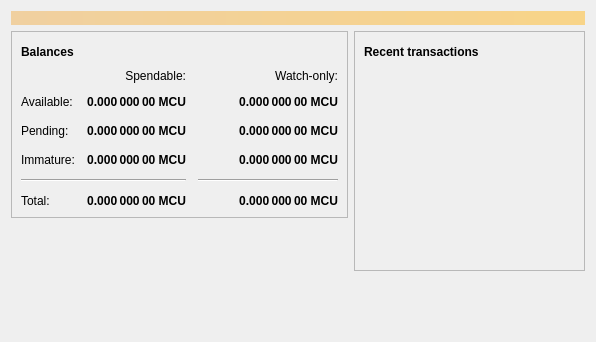
<?xml version="1.0" encoding="UTF-8"?>
<ui version="4.0">
 <class>OverviewPage</class>
 <widget class="QWidget" name="OverviewPage">
  <property name="geometry">
   <rect>
    <x>0</x>
    <y>0</y>
    <width>596</width>
    <height>342</height>
   </rect>
  </property>
  <property name="windowTitle">
   <string>Form</string>
  </property>
  <layout class="QVBoxLayout" name="topLayout">
   <item>
    <widget class="QLabel" name="labelAlerts">
     <property name="visible">
      <bool>false</bool>
     </property>
     <property name="styleSheet">
      <string notr="true">QLabel { background-color: qlineargradient(x1: 0, y1: 0, x2: 1, y2: 0, stop:0 #F0D0A0, stop:1 #F8D488); color:#000000; }</string>
     </property>
     <property name="wordWrap">
      <bool>true</bool>
     </property>
     <property name="margin">
      <number>3</number>
     </property>
     <property name="textInteractionFlags">
      <set>Qt::TextSelectableByMouse</set>
     </property>
    </widget>
   </item>
   <item>
    <layout class="QHBoxLayout" name="horizontalLayout" stretch="1,1">
     <item>
      <layout class="QVBoxLayout" name="verticalLayout_2">
       <item>
        <widget class="QFrame" name="frame">
         <property name="frameShape">
          <enum>QFrame::StyledPanel</enum>
         </property>
         <property name="frameShadow">
          <enum>QFrame::Raised</enum>
         </property>
         <layout class="QVBoxLayout" name="verticalLayout_4">
          <item>
           <layout class="QHBoxLayout" name="horizontalLayout_4">
            <item>
             <widget class="QLabel" name="label_5">
              <property name="font">
               <font>
                <weight>75</weight>
                <bold>true</bold>
               </font>
              </property>
              <property name="text">
               <string>Balances</string>
              </property>
             </widget>
            </item>
            <item>
             <widget class="QPushButton" name="labelWalletStatus">
              <property name="enabled">
               <bool>true</bool>
              </property>
              <property name="maximumSize">
               <size>
                <width>30</width>
                <height>16777215</height>
               </size>
              </property>
              <property name="toolTip">
               <string>The displayed information may be out of date. Your wallet automatically synchronizes with the Muscleupcoin network after a connection is established, but this process has not completed yet.</string>
              </property>
              <property name="text">
               <string/>
              </property>
              <property name="icon">
               <iconset resource="../bitcoin.qrc">
                <normaloff>:/icons/warning</normaloff>
                <disabledoff>:/icons/warning</disabledoff>:/icons/warning</iconset>
              </property>
              <property name="iconSize">
               <size>
                <width>24</width>
                <height>24</height>
               </size>
              </property>
              <property name="flat">
               <bool>true</bool>
              </property>
             </widget>
            </item>
            <item>
             <spacer name="horizontalSpacer_3">
              <property name="orientation">
               <enum>Qt::Horizontal</enum>
              </property>
              <property name="sizeHint" stdset="0">
               <size>
                <width>40</width>
                <height>20</height>
               </size>
              </property>
             </spacer>
            </item>
           </layout>
          </item>
          <item>
           <layout class="QGridLayout" name="gridLayout">
            <property name="spacing">
             <number>12</number>
            </property>
            <item row="2" column="2">
             <widget class="QLabel" name="labelWatchPending">
              <property name="font">
               <font>
                <weight>75</weight>
                <bold>true</bold>
               </font>
              </property>
              <property name="cursor">
               <cursorShape>IBeamCursor</cursorShape>
              </property>
              <property name="toolTip">
               <string>Unconfirmed transactions to watch-only addresses</string>
              </property>
              <property name="text">
               <string notr="true">0.000 000 00 MCU</string>
              </property>
              <property name="alignment">
               <set>Qt::AlignRight|Qt::AlignTrailing|Qt::AlignVCenter</set>
              </property>
              <property name="textInteractionFlags">
               <set>Qt::LinksAccessibleByMouse|Qt::TextSelectableByKeyboard|Qt::TextSelectableByMouse</set>
              </property>
             </widget>
            </item>
            <item row="2" column="1">
             <widget class="QLabel" name="labelUnconfirmed">
              <property name="font">
               <font>
                <weight>75</weight>
                <bold>true</bold>
               </font>
              </property>
              <property name="cursor">
               <cursorShape>IBeamCursor</cursorShape>
              </property>
              <property name="toolTip">
               <string>Total of transactions that have yet to be confirmed, and do not yet count toward the spendable balance</string>
              </property>
              <property name="text">
               <string notr="true">0.000 000 00 MCU</string>
              </property>
              <property name="alignment">
               <set>Qt::AlignRight|Qt::AlignTrailing|Qt::AlignVCenter</set>
              </property>
              <property name="textInteractionFlags">
               <set>Qt::LinksAccessibleByMouse|Qt::TextSelectableByKeyboard|Qt::TextSelectableByMouse</set>
              </property>
             </widget>
            </item>
            <item row="3" column="2">
             <widget class="QLabel" name="labelWatchImmature">
              <property name="font">
               <font>
                <weight>75</weight>
                <bold>true</bold>
               </font>
              </property>
              <property name="cursor">
               <cursorShape>IBeamCursor</cursorShape>
              </property>
              <property name="toolTip">
               <string>Mined balance in watch-only addresses that has not yet matured</string>
              </property>
              <property name="text">
               <string notr="true">0.000 000 00 MCU</string>
              </property>
              <property name="alignment">
               <set>Qt::AlignRight|Qt::AlignTrailing|Qt::AlignVCenter</set>
              </property>
              <property name="textInteractionFlags">
               <set>Qt::LinksAccessibleByMouse|Qt::TextSelectableByKeyboard|Qt::TextSelectableByMouse</set>
              </property>
             </widget>
            </item>
            <item row="4" column="0" colspan="2">
             <widget class="Line" name="line">
              <property name="orientation">
               <enum>Qt::Horizontal</enum>
              </property>
             </widget>
            </item>
            <item row="4" column="2">
             <widget class="Line" name="lineWatchBalance">
              <property name="sizePolicy">
               <sizepolicy hsizetype="Preferred" vsizetype="Fixed">
                <horstretch>0</horstretch>
                <verstretch>0</verstretch>
               </sizepolicy>
              </property>
              <property name="minimumSize">
               <size>
                <width>140</width>
                <height>0</height>
               </size>
              </property>
              <property name="orientation">
               <enum>Qt::Horizontal</enum>
              </property>
             </widget>
            </item>
            <item row="5" column="0">
             <widget class="QLabel" name="labelTotalText">
              <property name="text">
               <string>Total:</string>
              </property>
             </widget>
            </item>
            <item row="3" column="1">
             <widget class="QLabel" name="labelImmature">
              <property name="font">
               <font>
                <weight>75</weight>
                <bold>true</bold>
               </font>
              </property>
              <property name="cursor">
               <cursorShape>IBeamCursor</cursorShape>
              </property>
              <property name="toolTip">
               <string>Mined balance that has not yet matured</string>
              </property>
              <property name="text">
               <string notr="true">0.000 000 00 MCU</string>
              </property>
              <property name="alignment">
               <set>Qt::AlignRight|Qt::AlignTrailing|Qt::AlignVCenter</set>
              </property>
              <property name="textInteractionFlags">
               <set>Qt::LinksAccessibleByMouse|Qt::TextSelectableByKeyboard|Qt::TextSelectableByMouse</set>
              </property>
             </widget>
            </item>
            <item row="2" column="3">
             <spacer name="horizontalSpacer_2">
              <property name="orientation">
               <enum>Qt::Horizontal</enum>
              </property>
              <property name="sizeHint" stdset="0">
               <size>
                <width>40</width>
                <height>20</height>
               </size>
              </property>
             </spacer>
            </item>
            <item row="3" column="0">
             <widget class="QLabel" name="labelImmatureText">
              <property name="text">
               <string>Immature:</string>
              </property>
             </widget>
            </item>
            <item row="5" column="1">
             <widget class="QLabel" name="labelTotal">
              <property name="font">
               <font>
                <weight>75</weight>
                <bold>true</bold>
               </font>
              </property>
              <property name="cursor">
               <cursorShape>IBeamCursor</cursorShape>
              </property>
              <property name="toolTip">
               <string>Your current total balance</string>
              </property>
              <property name="text">
               <string notr="true">0.000 000 00 MCU</string>
              </property>
              <property name="alignment">
               <set>Qt::AlignRight|Qt::AlignTrailing|Qt::AlignVCenter</set>
              </property>
              <property name="textInteractionFlags">
               <set>Qt::LinksAccessibleByMouse|Qt::TextSelectableByKeyboard|Qt::TextSelectableByMouse</set>
              </property>
             </widget>
            </item>
            <item row="5" column="2">
             <widget class="QLabel" name="labelWatchTotal">
              <property name="font">
               <font>
                <weight>75</weight>
                <bold>true</bold>
               </font>
              </property>
              <property name="cursor">
               <cursorShape>IBeamCursor</cursorShape>
              </property>
              <property name="toolTip">
               <string>Current total balance in watch-only addresses</string>
              </property>
              <property name="text">
               <string notr="true">0.000 000 00 MCU</string>
              </property>
              <property name="alignment">
               <set>Qt::AlignRight|Qt::AlignTrailing|Qt::AlignVCenter</set>
              </property>
              <property name="textInteractionFlags">
               <set>Qt::LinksAccessibleByMouse|Qt::TextSelectableByKeyboard|Qt::TextSelectableByMouse</set>
              </property>
             </widget>
            </item>
            <item row="0" column="2">
             <widget class="QLabel" name="labelWatchonly">
              <property name="text">
               <string>Watch-only:</string>
              </property>
              <property name="alignment">
               <set>Qt::AlignRight|Qt::AlignTrailing|Qt::AlignVCenter</set>
              </property>
             </widget>
            </item>
            <item row="1" column="0">
             <widget class="QLabel" name="labelBalanceText">
              <property name="text">
               <string>Available:</string>
              </property>
             </widget>
            </item>
            <item row="1" column="1">
             <widget class="QLabel" name="labelBalance">
              <property name="font">
               <font>
                <weight>75</weight>
                <bold>true</bold>
               </font>
              </property>
              <property name="cursor">
               <cursorShape>IBeamCursor</cursorShape>
              </property>
              <property name="toolTip">
               <string>Your current spendable balance</string>
              </property>
              <property name="text">
               <string notr="true">0.000 000 00 MCU</string>
              </property>
              <property name="alignment">
               <set>Qt::AlignRight|Qt::AlignTrailing|Qt::AlignVCenter</set>
              </property>
              <property name="textInteractionFlags">
               <set>Qt::LinksAccessibleByMouse|Qt::TextSelectableByKeyboard|Qt::TextSelectableByMouse</set>
              </property>
             </widget>
            </item>
            <item row="1" column="2">
             <widget class="QLabel" name="labelWatchAvailable">
              <property name="font">
               <font>
                <weight>75</weight>
                <bold>true</bold>
               </font>
              </property>
              <property name="cursor">
               <cursorShape>IBeamCursor</cursorShape>
              </property>
              <property name="toolTip">
               <string>Your current balance in watch-only addresses</string>
              </property>
              <property name="text">
               <string notr="true">0.000 000 00 MCU</string>
              </property>
              <property name="alignment">
               <set>Qt::AlignRight|Qt::AlignTrailing|Qt::AlignVCenter</set>
              </property>
              <property name="textInteractionFlags">
               <set>Qt::LinksAccessibleByMouse|Qt::TextSelectableByKeyboard|Qt::TextSelectableByMouse</set>
              </property>
             </widget>
            </item>
            <item row="2" column="0">
             <widget class="QLabel" name="labelPendingText">
              <property name="text">
               <string>Pending:</string>
              </property>
             </widget>
            </item>
            <item row="0" column="1">
             <widget class="QLabel" name="labelSpendable">
              <property name="text">
               <string>Spendable:</string>
              </property>
              <property name="alignment">
               <set>Qt::AlignRight|Qt::AlignTrailing|Qt::AlignVCenter</set>
              </property>
             </widget>
            </item>
           </layout>
          </item>
         </layout>
        </widget>
       </item>
       <item>
        <spacer name="verticalSpacer">
         <property name="orientation">
          <enum>Qt::Vertical</enum>
         </property>
         <property name="sizeHint" stdset="0">
          <size>
           <width>20</width>
           <height>40</height>
          </size>
         </property>
        </spacer>
       </item>
      </layout>
     </item>
     <item>
      <layout class="QVBoxLayout" name="verticalLayout_3">
       <item>
        <widget class="QFrame" name="frame_2">
         <property name="frameShape">
          <enum>QFrame::StyledPanel</enum>
         </property>
         <property name="frameShadow">
          <enum>QFrame::Raised</enum>
         </property>
         <layout class="QVBoxLayout" name="verticalLayout">
          <item>
           <layout class="QHBoxLayout" name="horizontalLayout_2">
            <item>
             <widget class="QLabel" name="label_4">
              <property name="font">
               <font>
                <weight>75</weight>
                <bold>true</bold>
               </font>
              </property>
              <property name="text">
               <string>Recent transactions</string>
              </property>
             </widget>
            </item>
            <item>
             <widget class="QPushButton" name="labelTransactionsStatus">
              <property name="enabled">
               <bool>true</bool>
              </property>
              <property name="maximumSize">
               <size>
                <width>30</width>
                <height>16777215</height>
               </size>
              </property>
              <property name="toolTip">
               <string>The displayed information may be out of date. Your wallet automatically synchronizes with the Muscleupcoin network after a connection is established, but this process has not completed yet.</string>
              </property>
              <property name="text">
               <string/>
              </property>
              <property name="icon">
               <iconset resource="../bitcoin.qrc">
                <normaloff>:/icons/warning</normaloff>
                <disabledoff>:/icons/warning</disabledoff>:/icons/warning</iconset>
              </property>
              <property name="iconSize">
               <size>
                <width>24</width>
                <height>24</height>
               </size>
              </property>
              <property name="flat">
               <bool>true</bool>
              </property>
             </widget>
            </item>
            <item>
             <spacer name="horizontalSpacer">
              <property name="orientation">
               <enum>Qt::Horizontal</enum>
              </property>
              <property name="sizeHint" stdset="0">
               <size>
                <width>40</width>
                <height>20</height>
               </size>
              </property>
             </spacer>
            </item>
           </layout>
          </item>
          <item>
           <widget class="QListView" name="listTransactions">
            <property name="styleSheet">
             <string notr="true">QListView { background: transparent; }</string>
            </property>
            <property name="frameShape">
             <enum>QFrame::NoFrame</enum>
            </property>
            <property name="verticalScrollBarPolicy">
             <enum>Qt::ScrollBarAlwaysOff</enum>
            </property>
            <property name="horizontalScrollBarPolicy">
             <enum>Qt::ScrollBarAlwaysOff</enum>
            </property>
            <property name="selectionMode">
             <enum>QAbstractItemView::NoSelection</enum>
            </property>
           </widget>
          </item>
         </layout>
        </widget>
       </item>
       <item>
        <spacer name="verticalSpacer_2">
         <property name="orientation">
          <enum>Qt::Vertical</enum>
         </property>
         <property name="sizeHint" stdset="0">
          <size>
           <width>20</width>
           <height>40</height>
          </size>
         </property>
        </spacer>
       </item>
      </layout>
     </item>
    </layout>
   </item>
  </layout>
 </widget>
 <resources/>
 <connections/>
</ui>
